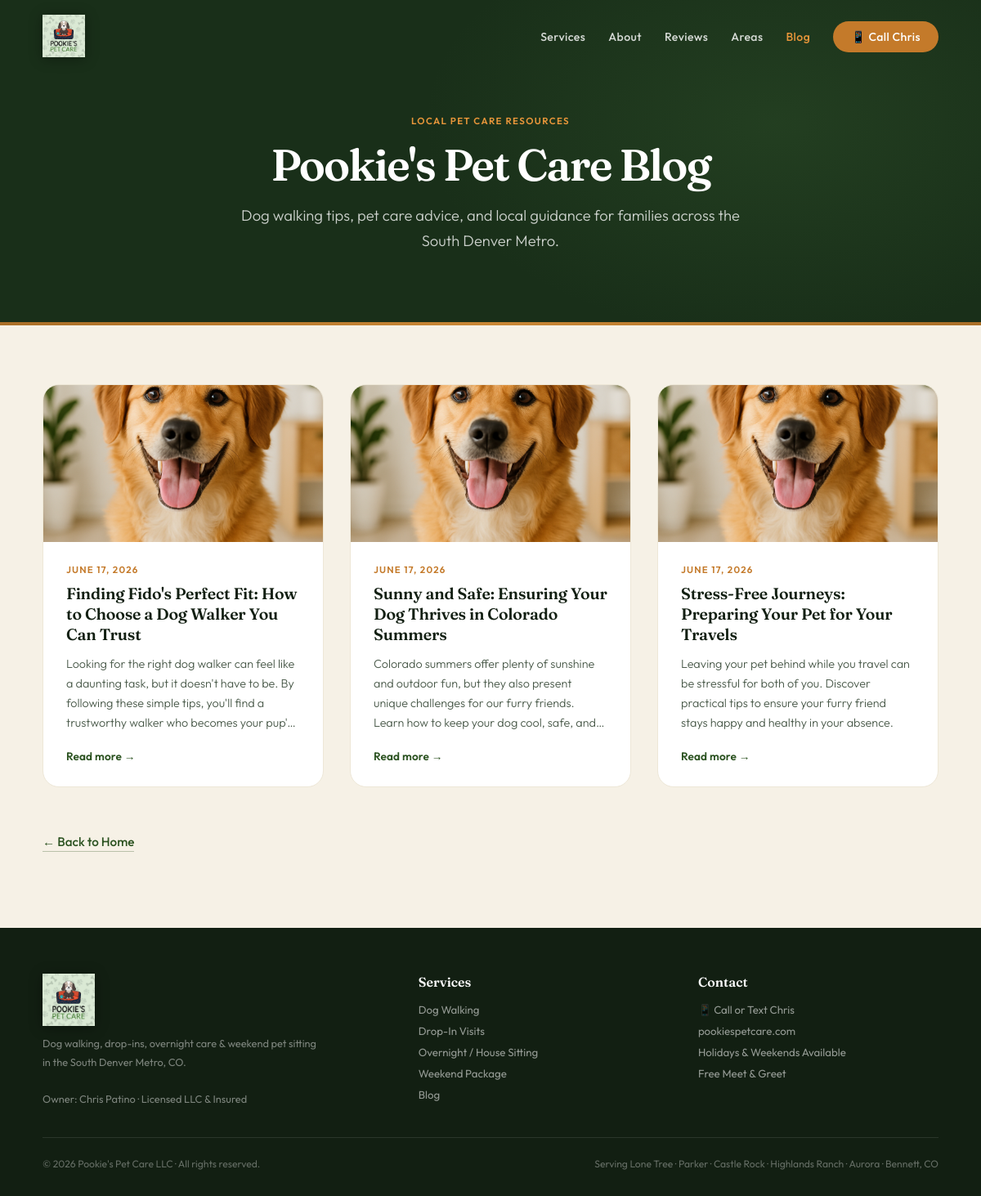
/blog, run on an earlier commit of the app's database.
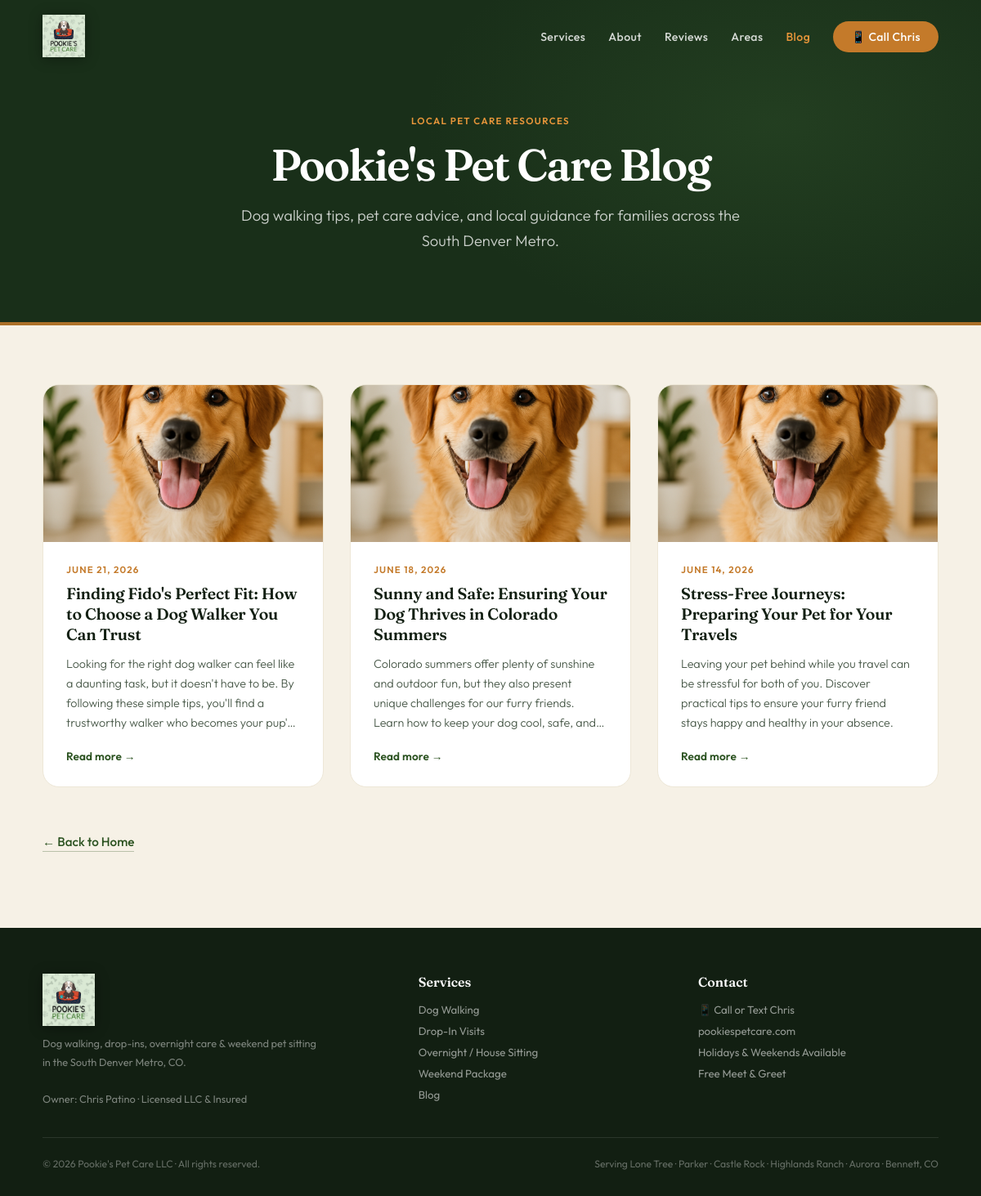
And on a later commit of the database.
### tables this page shows
CREATE TABLE blog_posts (
            id             INTEGER PRIMARY KEY AUTOINCREMENT,
            title          TEXT NOT NULL,
            slug           TEXT UNIQUE NOT NULL,
            content        TEXT NOT NULL,
            excerpt        TEXT,
            created_at     TIMESTAMP DEFAULT CURRENT_TIMESTAMP,
            published      INTEGER DEFAULT 1
        , image_filename TEXT);

### app.py (the view)
@app.route('/blog')
def blog():
    conn = get_db_connection()
    posts = conn.execute(
        'SELECT * FROM blog_posts WHERE published = 1 ORDER BY created_at DESC'
    ).fetchall()
    conn.close()
    return render_template('blog.html', posts=posts)

### app.py (called while the page is built)
def get_blog_image_filename(image_filename):
    if image_filename:
        return image_filename
    return BLOG_DEFAULT_IMAGE

@app.context_processor
def blog_context():
    return {
        'blog_image': get_blog_image_filename,
        'blog_default_alt': BLOG_DEFAULT_ALT,
    }

def get_db_connection():
    conn = sqlite3.connect('blog.db')
    conn.row_factory = sqlite3.Row  # lets us do post['title'] instead of post[0]
    return conn

@app.template_filter('format_date')
def format_date(value):
    if value is None:
        return ''
    if isinstance(value, str):
        value = value[:10]  # slice off just the YYYY-MM-DD portion
        dt = datetime.datetime.strptime(value, '%Y-%m-%d')
    else:
        dt = value
    return dt.strftime('%B %-d, %Y')  # %-d removes the leading zero (Linux/Mac only)

### templates/blog.html (shortened to what this page needs)
<!DOCTYPE html>
<html lang="en">
<head>
</head>
<body>
<nav id="nav">
  <a href="/" class="nav-logo">
    <img src="{{ url_for('static', filename='pookies-logo.png') }}" alt="Pookie's Pet Care" />
  </a>
  <ul class="nav-links" id="navLinks">
    <li><a href="/#services">Services</a></li>
    <li><a href="/#about">About</a></li>
    <li><a href="/#reviews">Reviews</a></li>
    <li><a href="/#areas">Areas</a></li>
    <li><a href="/blog" style="color: var(--amber-lt);">Blog</a></li>
    <li><a href="#" class="nav-cta phone-link">📱 Call Chris</a></li>
  </ul>
</nav>
<div class="blog-hero">
  <div class="blog-hero-inner">
    <p class="label">Local Pet Care Resources</p>
    <h1>Pookie's Pet Care Blog</h1>
    <p class="blog-hero-sub">Dog walking tips, pet care advice, and local guidance for families across the South Denver Metro.</p>
  </div>
</div>
<section class="blog-list-sec">
  <div class="blog-list-inner">
    {% if posts %}
      <div class="blog-grid">
        {% for post in posts %}
        {% set img = blog_image(post['image_filename']) %}
        {% set img_alt = post['title'] if post['image_filename'] else blog_default_alt %}
        <article class="blog-card">
          <div class="blog-card-img-wrap">
            <img class="blog-card-img"
                 src="{{ url_for('static', filename='blog_images/' + img) }}"
                 alt="{{ img_alt }}"
                 loading="lazy">
          </div>
          <div class="blog-card-body">
            <div class="blog-card-date">{{ post['created_at'] | format_date }}</div>
            <h2 class="blog-card-title">
              <a href="/blog/{{ post['id'] }}">{{ post['title'] }}</a>
            </h2>
            <p class="blog-card-excerpt">{{ post['excerpt'] }}</p>
            <a href="/blog/{{ post['id'] }}" class="blog-card-link">Read more →</a>
          </div>
        </article>
        {% endfor %}
      </div>
    {% else %}
      <div class="blog-empty">
        <p>Check back soon — our first post is on its way! 🐾</p>
      </div>
    {% endif %}
    <div class="blog-back">
      <a href="/" class="btn-ghost">← Back to Home</a>
    </div>
  </div>
</section>
<footer>
  <div class="footer-grid">
    <div>
      <img src="{{ url_for('static', filename='pookies-logo.png') }}" alt="Pookie's Pet Care" class="footer-logo" />
      <p class="footer-text">
        Dog walking, drop-ins, overnight care &amp; weekend pet sitting<br>
        in the South Denver Metro, CO.<br><br>
        Owner: Chris Patino · Licensed LLC &amp; Insured
      </p>
    </div>
    <div>
      <div class="footer-col-title">Services</div>
      <ul class="footer-links">
        <li><a href="/#services">Dog Walking</a></li>
        <li><a href="/#services">Drop-In Visits</a></li>
        <li><a href="/#services">Overnight / House Sitting</a></li>
        <li><a href="/#services">Weekend Package</a></li>
        <li><a href="/blog">Blog</a></li>
      </ul>
    </div>
    <div>
      <div class="footer-col-title">Contact</div>
      <ul class="footer-links">
        <li><a href="#" class="phone-link">📱 Call or Text Chris</a></li>
        <li><a href="https://pookiespetcare.com">pookiespetcare.com</a></li>
        <li>Holidays &amp; Weekends Available</li>
        <li>Free Meet &amp; Greet</li>
      </ul>
    </div>
  </div>
  <div class="footer-bottom">
    <span>© <span id="yr"></span> Pookie's Pet Care LLC · All rights reserved.</span>
    <span>Serving Lone Tree · Parker · Castle Rock · Highlands Ranch · Aurora · Bennett, CO</span>
  </div>
</footer>
</body>
</html>

What changed in the data, as far as the page shows it:
changed blog_posts "Finding Fido's Perfect Fit: How to Choose a Dog Walker You Can Trust": created_at "JUNE 17, 2026" → "JUNE 21, 2026"
changed blog_posts "Sunny and Safe: Ensuring Your Dog Thrives in Colorado Summers": created_at "JUNE 17, 2026" → "JUNE 18, 2026"
changed blog_posts "Stress-Free Journeys: Preparing Your Pet for Your Travels": created_at "JUNE 17, 2026" → "JUNE 14, 2026"
